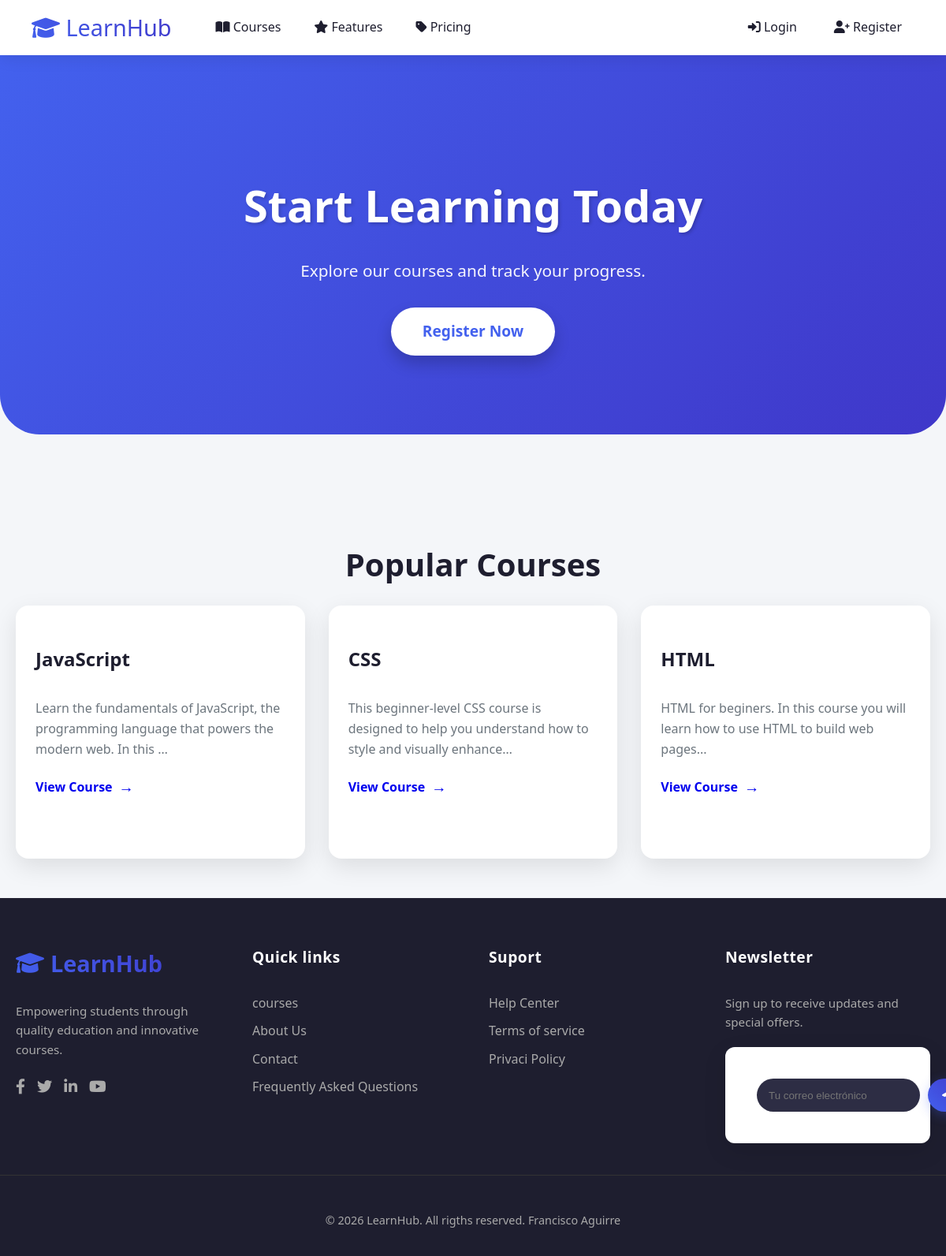
The page / on the database its author committed.
### courses/models.py (models this page shows, shortened)
class Course(models.Model):
    title = models.CharField(max_length=200)
    description = models.TextField()
    instructor = models.CharField(max_length=100)
    created_at = models.DateTimeField(auto_now_add=True)

### courses/views.py (the view)
# urls.py: 2. Add a URL to urlpatterns:  path('', views.home, name='home')
def home(request):
    courses = Course.objects.all().order_by('-created_at')[:3]
    return render(request, 'home.html', {
        'courses': courses
    })

### courses/templates/home.html
{% extends "base.html" %}
{% block content %}
<section class="hero">
    <h1>Start Learning Today</h1>
    <p>Explore our courses and track your progress.</p>
    <a href="/register/" class="cta-button">Register Now</a>
</section>
<div class="container">
    <h2 style="font-size: 2.5rem; text-align: center; margin-bottom: 20px;">Popular Courses</h2>
    <div class="course-grid">
        {% for course in courses %}
        <div class="course-card">
            <h3>{{ course.title }}</h3>
            <p>{{ course.description|truncatechars:100 }}</p>
            <a href="/courses/{{ course.id }}/">View Course</a>
        </div>
        {% empty %}
        <p style="text-align: center; grid-column: 1/-1;">No courses available yet.</p>
        {% endfor %}
    </div>
</div>
{% endblock %}

### courses/static/css/style.css (style rules this page uses)
:root { --primary-color: #4361ee; --secondary-color: #3f37c9; --success-color: #4cc9f0; --danger-color: #f72585; --warning-color: #f8961e; --dark-color: #1e1e2f; --gray-color: #6c757d; --light-bg: #f4f6f9; --border-radius: 12px; --box-shadow: 0 10px 30px rgba(0, 0, 0, 0.1); --transition: all 0.3s ease; }
body { font-family: 'Segoe UI', Tahoma, Geneva, Verdana, sans-serif; margin: 0; padding: 0; background: var(--light-bg); color: var(--dark-color); line-height: 1.6; }
.container { max-width: 1200px; margin: 0 auto; padding: 40px 20px; }
.hero { background: linear-gradient(135deg, var(--primary-color), var(--secondary-color)); color: white; padding: 100px 20px; text-align: center; border-radius: 0 0 50px 50px; margin-bottom: 60px; }
.hero h1 { font-size: 3.5rem; margin-bottom: 20px; text-shadow: 2px 2px 4px rgba(0,0,0,0.2); }
.hero p { font-size: 1.3rem; margin-bottom: 30px; opacity: 0.95; }
.cta-button { background: white; color: var(--primary-color); padding: 15px 40px; border-radius: 50px; font-size: 1.2rem; font-weight: 600; text-decoration: none; display: inline-block; transition: var(--transition); box-shadow: 0 10px 20px rgba(0,0,0,0.2); }
.course-grid { display: grid; grid-template-columns: repeat(auto-fill, minmax(300px, 1fr)); gap: 30px; margin-top: 40px; }
.course-card { background: white; border-radius: var(--border-radius); overflow: hidden; box-shadow: var(--box-shadow); transition: var(--transition); padding: 25px; position: relative; top: 0; }
.course-card h3 { font-size: 1.5rem; margin-bottom: 15px; color: var(--dark-color); }
.course-card p { color: var(--gray-color); margin-bottom: 20px; line-height: 1.6; }
.course-card a { text-decoration: none; font-weight: 600; display: inline-flex; align-items: center; gap: 8px; transition: var(--transition); }
.course-card a::after { content: '→'; font-size: 1.2rem; }
.course-grid { display: grid; grid-template-columns: repeat(auto-fill, minmax(320px, 1fr)); gap: 30px; margin-top: 20px; }
.course-card { background: white; border-radius: 16px; overflow: hidden; box-shadow: 0 10px 30px rgba(0,0,0,0.1); transition: transform 0.3s ease, box-shadow 0.3s ease; display: flex; flex-direction: column; height: 100%; }

### rows shown on the page
Course: title "JavaScript", description "Learn the fundamentals of JavaScript, the programming language that powers the modern web. In this …"
Course: title "CSS", description "This beginner‑level CSS course is designed to help you understand how to style and visually enhance…"
Course: title "HTML", description "HTML for beginers. In this course you will learn how to use HTML to build web pages..."
